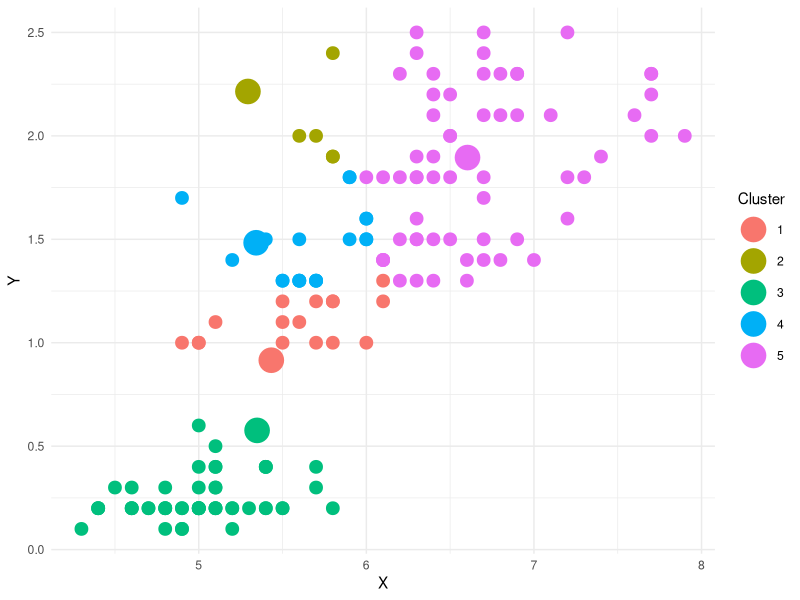
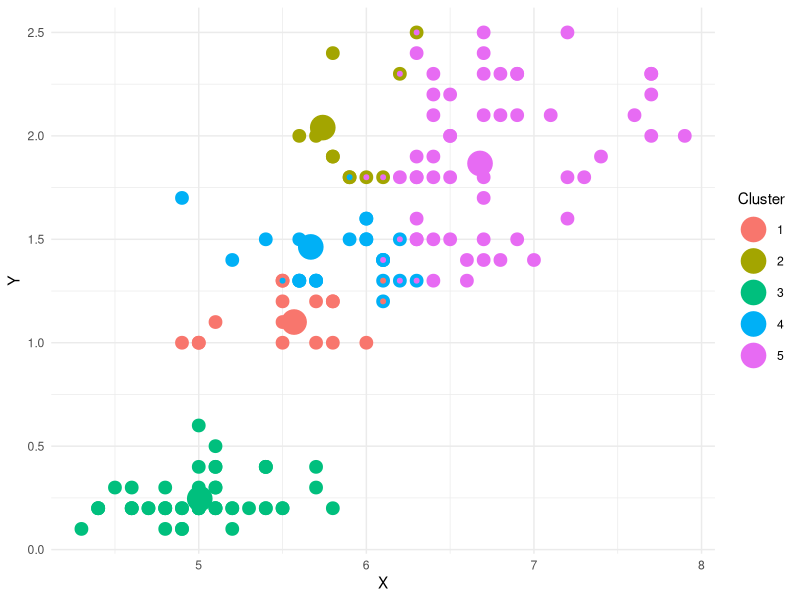
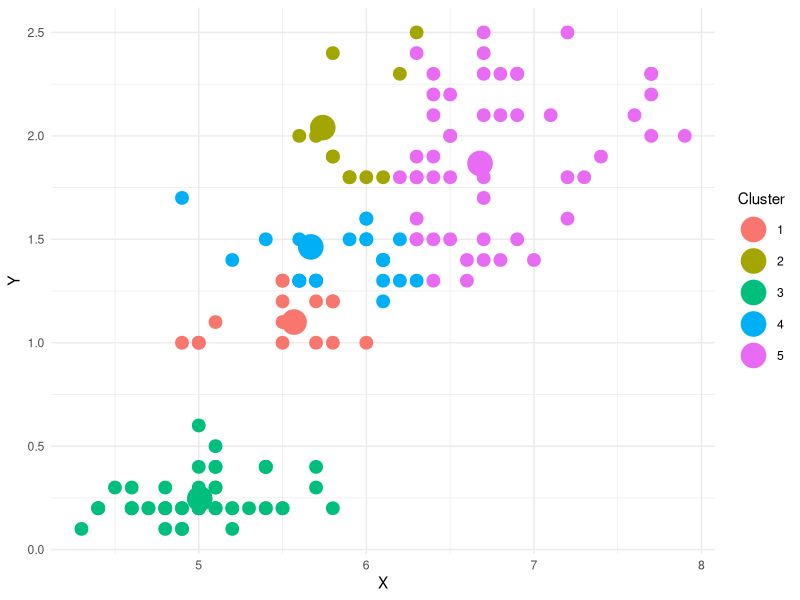
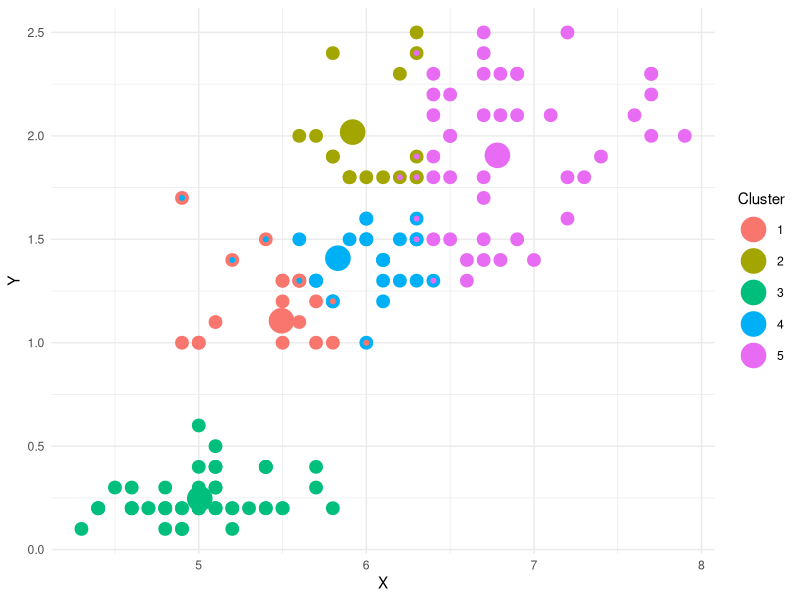
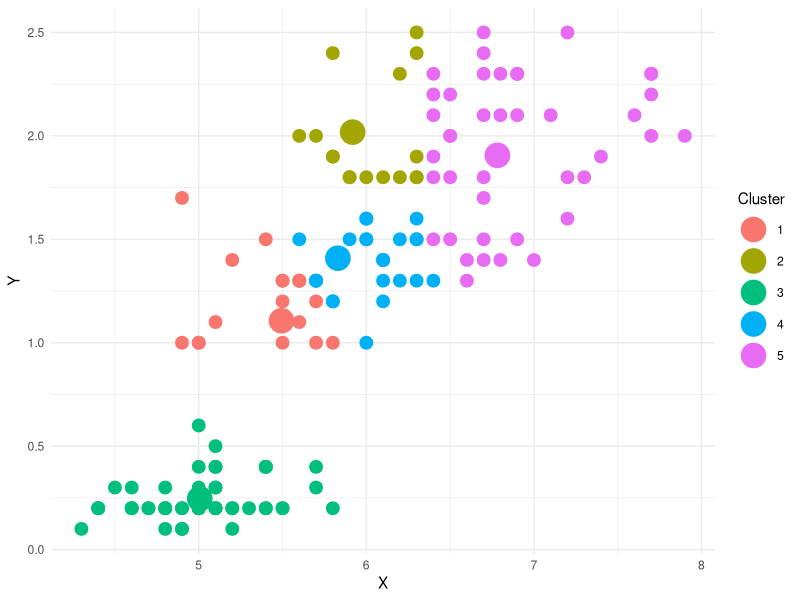
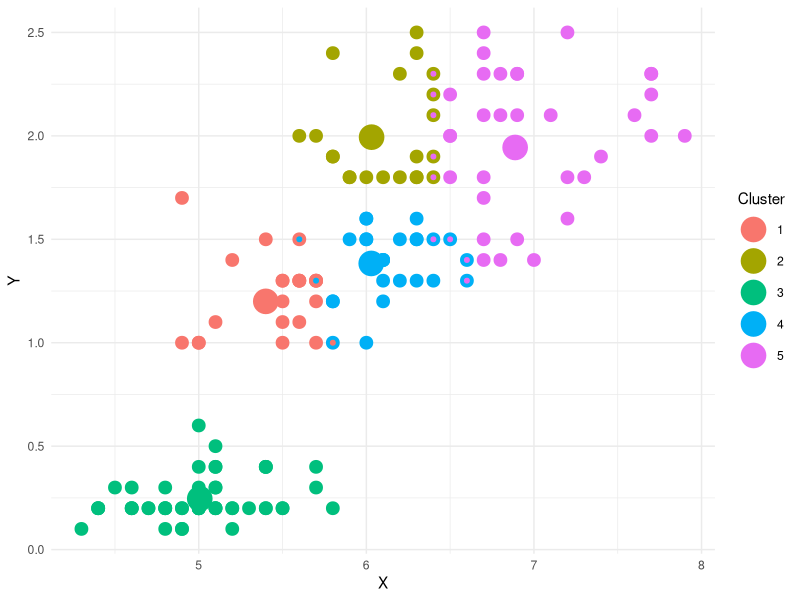
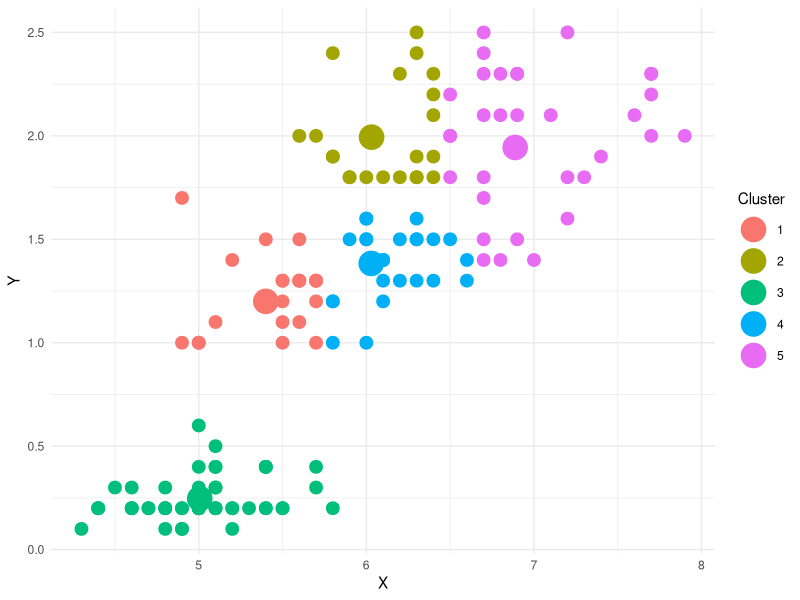
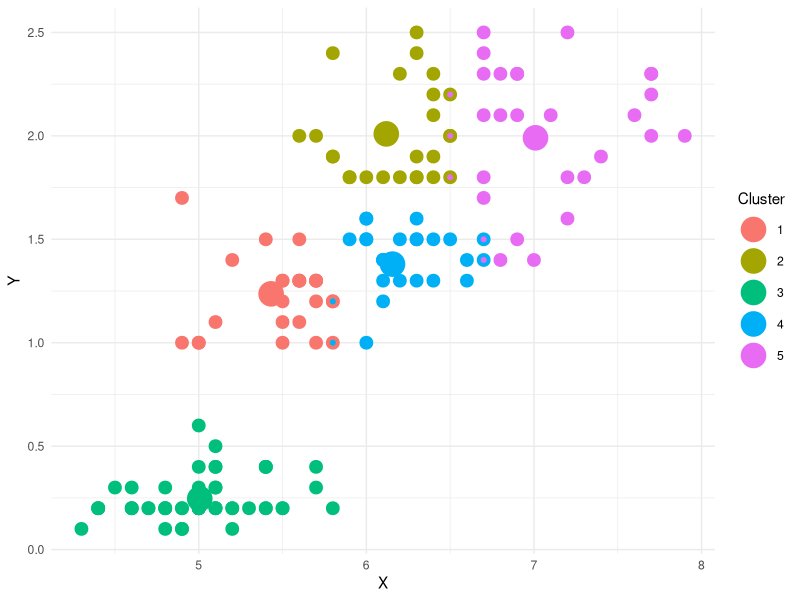

Here is the R script that generated these plots, in order:
# Load packages
library(ggplot2) # For visualization
library(scales) # To extract palettes


# Load data to test functions later
data("iris")
df <- iris[,c("Sepal.Length","Petal.Width")]



# ------------------------ Visualization function ------------------------




# Predefined function to compute distances in 2D space.
# Takes two matrices:
#   data_mat      - matrix of observed data points
#   centroid_mat  - matrix of centroid coordinates
# Returns:
#   A matrix of distances from each data point to each centroid.

get_distances <- function(data_mat, centroid_mat){
  # Ensure both are matrices
  mat1 <- as.matrix(data_mat)
  mat2 <- as.matrix(centroid_mat)
  
  n <- nrow(mat1)
  k <- nrow(mat2)
  
  # Using outer product for vectorization
  dist_mat <- outer(1:n, 1:k, Vectorize(function(i, j) {
    sqrt(sum((mat1[i, ] - mat2[j, ])^2))
  }))
  
  return(dist_mat)
}


#' The function `k_means_visual` performs k-means clustering on a 2D data frame.
#' It requires a dataset with two numeric columns and a specified number of
#' clusters `k`. If `k` is not provided, the function randomly selects an
#' integer between 1 and 10.
#'
#' If `print_plot = TRUE`, the function displays a sequence of plots showing
#' how the algorithm converges over iterations. Edge colors represent the new
#' cluster assignments, while fill colors show the assignments from the
#' previous iteration.
#'
#' If, during the convergence process, a centroid receives no assigned points,
#' it is reinitialized with new random coordinates in the next iteration.
#'
#' The function returns a list containing:
#'   `clusters`: a vector of length `n` indicating each point's cluster label
#'   `cluster_locations`: a `k x 2` matrix with the coordinates 
#'      of the final centroids

k_means_visual <- function(k, data, print_plot = TRUE){
  
  # ------------------------ Validate inputs ------------------------
  
  # If k is missing, generate a random value between 1 and 10
  k <- ifelse(missing(k),
              round(runif(1,1,10),0),
              k)
  
  # Check that data is a 2D data frame
  if (missing(data) || !is.data.frame(data)){
    stop(
      paste("Please provide a data set.",
             "Note that it should be a 2-dimensional data frame.",
             sep = " ")
      )
  }
  if (ncol(data) != 2){
    stop(
      "Please make sure that the data frame is in a 2-dimensional space."
      )
  }
  # Standardize column names
  colnames(data) <- c("x","y")
  # Convert to matrix for distance calculations
  df_mat <- as.matrix(data)
  
  # Color palette for plotting
  my_palette <- hue_pal()(k) 
  
  # ------------------------ Initialization ------------------------
  
  # Random initial centroid positions within data range
  x_range <- range(data$x)
  y_range <- range(data$y)
  k_mat <- matrix(
    c(
      runif(k, x_range[1], x_range[2]),
      runif(k, y_range[1], y_range[2])
    ),
    nrow = k
  )
  colnames(k_mat) <- c("x","y")
  
  # ------------------------ Iterative update loop ------------------------
  
  need_update <- TRUE           # stop condition
  eps <- 1e-6                   # convergence threshold
  
  while(need_update){
    # Distances from each point to each centroid (n × k)
    dist_mat <- get_distances(df_mat, k_mat) 
    
    # Assign points to nearest centroid
    clusters <- apply(dist_mat, 1, which.min)
    
    # Visualization of current step
    if (print_plot){
      p1 <- ggplot()+
        # Data points
        geom_point(
          data = as.data.frame(df_mat), 
          aes(x = x, y = y,
              fill = factor(clusters, levels = 1:k),
              color = factor(clusters, levels = 1:k)),
          size = 2, shape = 21, stroke = 2
          )+
        # Centroids
        geom_point(
          data = as.data.frame(k_mat), 
          aes(x = x, y = y,
              fill = factor(1:nrow(k_mat), levels = 1:k),
              color = factor(1:nrow(k_mat), levels = 1:k)),
          size = 8, shape = 21
          )+
        # Make sure colors are the same for
        # fill and edge colors
        scale_color_manual(values = my_palette, 
                           breaks = 1:k,
                           labels = 1:k)+
        scale_fill_manual(values = my_palette, 
                          breaks = 1:k,
                          labels = 1:k)+
        scale_x_continuous(limits = x_range)+
        scale_y_continuous(limits = y_range)+
        labs(x = "X", y = "Y", 
             color = "Cluster", 
             fill = "Cluster")+
        theme_minimal()
      
      print(p1)
      Sys.sleep(1) # wait to see the differences between plots
    }
    
    # ------------------------ Update cenroids ------------------------
    
    k_mat_new <- matrix(NA, nrow = k, ncol = 2)
    colnames(k_mat_new) <- c("x","y")
    
    # Compute centroid means (coordinates)
    x_means <- tapply(df_mat[, "x"], clusters, mean)
    y_means <- tapply(df_mat[, "y"], clusters, mean)
    
    # Update centroids that have assigned points
    existing_clusters <- as.numeric(names(x_means))
    k_mat_new[existing_clusters, "x"] <- x_means
    k_mat_new[existing_clusters, "y"] <- y_means
    
    # Reinitialize empty clusters with random coordinates
    empty_clusters <- which(is.na(k_mat_new[, 1]))
    if(length(empty_clusters) > 0){
      for(i in empty_clusters){
        k_mat_new[i, ] <- c(runif(1, x_range[1], x_range[2]),
                            runif(1, y_range[1], y_range[2]))
      }
    }
    
    # Check for convergence
    converged <- all(abs(k_mat - k_mat_new) < eps)
    
    # Visualization of updated assignments (only if not converged)
    if(!converged){
      
      # Next clusters
      dist_mat_new <- get_distances(df_mat, k_mat_new)
      clusters_new <- apply(dist_mat_new, 1, which.min)
      
      if (print_plot) {
        p2 <- ggplot()+
          geom_point(
            data = as.data.frame(df_mat), 
            aes(x = x, y = y,
                fill = factor(clusters, levels = 1:k),       # previous step
                color = factor(clusters_new, levels = 1:k)), # updated step
            size = 2, shape = 21, stroke = 2
            )+
          geom_point(
            data = as.data.frame(k_mat_new), 
            aes(x = x, y = y,
                color = factor(1:nrow(k_mat_new), levels = 1:k),
                fill = factor(1:nrow(k_mat_new), levels = 1:k)),
            size = 8, shape = 21
            )+
          scale_color_manual(values = my_palette,
                             breaks = 1:k,
                             labels = 1:k)+
          scale_fill_manual(values = my_palette,
                            breaks = 1:k,
                            labels = 1:k)+
          scale_x_continuous(limits = x_range)+
          scale_y_continuous(limits = y_range)+
          labs(x = "X", y = "Y", 
               color = "Cluster", 
               fill = "Cluster")+
          theme_minimal()
        
        print(p2)
        Sys.sleep(1)
      }
    }
    
    # ------------------------ Prepare next iteration ------------------------
    if (converged){
      need_update <- FALSE
    } else {
      k_mat <- k_mat_new
      need_update <- TRUE
    }
  }
  
  # ------------------------ Output ------------------------
  out <- list(
    clusters = clusters,
    cluster_locations = k_mat
  )
  
  return(out)
}

# Example
k_means_visual(k=5,data = df,print_plot = TRUE)





# ------------------------ Optimal k function ------------------------



#' Computes the total within-cluster sum of squares for k = 1 to max_k
#' on a given 2D dataset. For each k, the function runs k-means (via
#' k_means_visual), extracts cluster assignments and centroid locations,
#' and calculates the sum of squared distances within clusters.
#'
#' Returns:
#'   A matrix with two columns:
#'     k           — number of clusters
#'     tot_sum_sq  — total within-cluster sum of squares
#'
#' Also prints a plot visualizing tot_sum_sq as a function of k.

optimal_k <- function(max_k, data){
  
  # Store results for each k
  within_total_sum <- numeric(length = max_k)
  
  # Loop over all possible k values
  for (k in 1:max_k){
    # Run k-means
    centroids_list <- k_means_visual(k = k, data = data, print_plot = FALSE)
    
    # Distances from every point to every centroid
    distances_to_all_centr <- get_distances(data_mat = as.matrix(data),
                                            centroid_mat = 
                                              centroids_list$cluster_locations)
    # Indices linking rows to their assigned cluster
    which_cluster <- cbind(1:nrow(distances_to_all_centr), 
                           centroids_list$clusters)
    # Distance from each point to its assigned centroid
    distances_to_cluster <- distances_to_all_centr[which_cluster]
    
    # Sum of squared distances within each cluster
    within_sum_sq_dist <- tapply(distances_to_cluster, 
                                 centroids_list$clusters,
                                 function(clust_dist){
                                   sum(clust_dist^2)
                                 })
    # Total within-cluster sum of squares for this k
    within_total_sum[k] <- sum(within_sum_sq_dist)
  }
  
  # Output matrix of results
  out <- matrix(
    c(1:max_k,
      within_total_sum), 
    ncol = 2
  )
  colnames(out) <- c("k","tot_sum_sq")
  
  # Visualization
  p1 <- ggplot(out,aes(k,tot_sum_sq))+
    geom_point(size = 5)+
    geom_line(linewidth = 1)+
    scale_x_continuous(breaks = 1:max_k)+
    labs(x = "Number of clusters, k",
         y = "Total within-cluster sum of squares")+
    theme_minimal()
  
  print(p1)
  return(out)
}

# Example
optimal_k(10,df)
